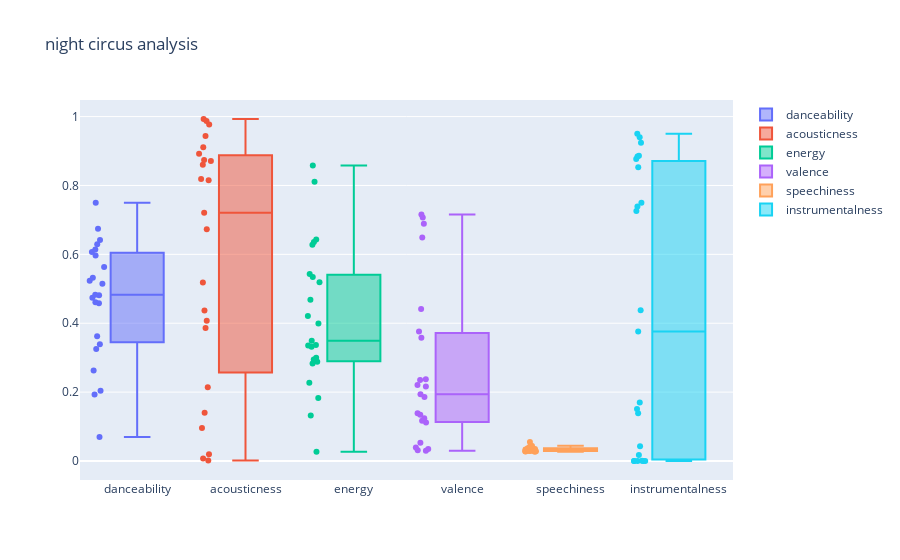

Write notebook code for a chart like this one.
### Code cell
test = play[play.playlist == 'night circus']
t1 = go.Box(y = test.danceability, name = 'danceability' , text = test.trackName,boxpoints="all")
#t2 = go.Box(y = test.loudness, name = 'loudness' , text = test.trackName)
t3 = go.Box(y = test.acousticness, name = 'acousticness' , text = test.trackName,boxpoints="all")
t4 = go.Box(y = test.energy, name = 'energy' , text = test.trackName,boxpoints="all" )
t5 = go.Box(y = test.valence, name = 'valence' , text = test.trackName,boxpoints="all")
t6 = go.Box(y = test.speechiness, name = 'speechiness' , text = test.trackName,boxpoints="all")
#t7 = go.Box(y = test.duration_m, name = 'duration_m' , text = test.trackName)
#t8 = go.Box(y = test.tempo, name = 'tempo' , text = test.trackName)
t9 = go.Box(y = test.instrumentalness, name = 'instrumentalness' , text = test.trackName,boxpoints="all")
data = [t1,t3,t4,t5,t6,t9]
layout = go.Layout( title = test.playlist.values[0] + ' analysis' )

fig = go.Figure(data=data, layout=layout)
iplot(fig)

### Figure 1 — Plotly figure (JSON) as saved in the notebook; plotly's stock layout.template omitted (floating-point values rounded to 4 significant figures)
{"data": [{"boxpoints": "all", "name": "danceability", "text": ["A Seated Night - Ambient Mix", "Vertigo Suite: I. Prelude", "Aria", "White Winter Hymnal", "The Trapeze Swinger", "Cosmic Love", "Signs", "Lonely Ghosts", "Sister Janet - B-Side Version; 2006 Remaster", "Behold! The Night Mare", "Cataracts", "Favorite Cities", "Why Does My Heart Feel So Bad?", "November", "Faded from the Winter", "Glued", "Candy", "Cinder and Smoke", "Waiting", "Playing in the Band - Live at the Fox Theatre, St. Louis, MO 12/10/71", "Grip", "Untitled #4 - Njósnavélin", "Green Green Grass Of Tunnel"], "type": "box", "y": [0.193, 0.0698, 0.515, 0.629, 0.607, 0.523, 0.614, 0.458, 0.461, 0.483, 0.339, 0.263, 0.597, 0.362, 0.563, 0.325, 0.532, 0.75, 0.674, 0.642, 0.481, 0.204, 0.474]}, {"boxpoints": "all", "name": "acousticness", "text": ["A Seated Night - Ambient Mix", "Vertigo Suite: I. Prelude", "Aria", "White Winter Hymnal", "The Trapeze Swinger", "Cosmic Love", "Signs", "Lonely Ghosts", "Sister Janet - B-Side Version; 2006 Remaster", "Behold! The Night Mare", "Cataracts", "Favorite Cities", "Why Does My Heart Feel So Bad?", "November", "Faded from the Winter", "Glued", "Candy", "Cinder and Smoke", "Waiting", "Playing in the Band - Live at the Fox Theatre, St. Louis, MO 12/10/71", "Grip", "Untitled #4 - Njósnavélin", "Green Green Grass Of Tunnel"], "type": "box", "y": [0.993, 0.911, 0.00734, 0.437, 0.892, 0.14, 0.0195, 0.987, 0.944, 0.0961, 0.819, 0.977, 0.00109, 0.214, 0.86, 0.871, 0.518, 0.874, 0.386, 0.673, 0.815, 0.407, 0.721]}, {"boxpoints": "all", "name": "energy", "text": ["A Seated Night - Ambient Mix", "Vertigo Suite: I. Prelude", "Aria", "White Winter Hymnal", "The Trapeze Swinger", "Cosmic Love", "Signs", "Lonely Ghosts", "Sister Janet - B-Side Version; 2006 Remaster", "Behold! The Night Mare", "Cataracts", "Favorite Cities", "Why Does My Heart Feel So Bad?", "November", "Faded from the Winter", "Glued", "Candy", "Cinder and Smoke", "Waiting", "Playing in the Band - Live at the Fox Theatre, St. Louis, MO 12/10/71", "Grip", "Untitled #4 - Njósnavélin", "Green Green Grass Of Tunnel"], "type": "box", "y": [0.132, 0.0272, 0.858, 0.534, 0.399, 0.811, 0.636, 0.335, 0.288, 0.468, 0.183, 0.227, 0.628, 0.295, 0.337, 0.349, 0.283, 0.3, 0.643, 0.332, 0.543, 0.421, 0.519]}, {"boxpoints": "all", "name": "valence", "text": ["A Seated Night - Ambient Mix", "Vertigo Suite: I. Prelude", "Aria", "White Winter Hymnal", "The Trapeze Swinger", "Cosmic Love", "Signs", "Lonely Ghosts", "Sister Janet - B-Side Version; 2006 Remaster", "Behold! The Night Mare", "Cataracts", "Favorite Cities", "Why Does My Heart Feel So Bad?", "November", "Faded from the Winter", "Glued", "Candy", "Cinder and Smoke", "Waiting", "Playing in the Band - Live at the Fox Theatre, St. Louis, MO 12/10/71", "Grip", "Untitled #4 - Njósnavélin", "Green Green Grass Of Tunnel"], "type": "box", "y": [0.0298, 0.0313, 0.716, 0.649, 0.689, 0.112, 0.216, 0.237, 0.235, 0.194, 0.134, 0.035, 0.0529, 0.186, 0.441, 0.0394, 0.139, 0.376, 0.358, 0.707, 0.124, 0.117, 0.221]}, {"boxpoints": "all", "name": "speechiness", "text": ["A Seated Night - Ambient Mix", "Vertigo Suite: I. Prelude", "Aria", "White Winter Hymnal", "The Trapeze Swinger", "Cosmic Love", "Signs", "Lonely Ghosts", "Sister Janet - B-Side Version; 2006 Remaster", "Behold! The Night Mare", "Cataracts", "Favorite Cities", "Why Does My Heart Feel So Bad?", "November", "Faded from the Winter", "Glued", "Candy", "Cinder and Smoke", "Waiting", "Playing in the Band - Live at the Fox Theatre, St. Louis, MO 12/10/71", "Grip", "Untitled #4 - Njósnavélin", "Green Green Grass Of Tunnel"], "type": "box", "y": [0.0409, 0.0326, 0.028, 0.0267, 0.036, 0.0373, 0.0288, 0.0331, 0.0274, 0.0287, 0.0324, 0.0351, 0.0348, 0.0285, 0.0292, 0.0555, 0.0307, 0.0318, 0.0436, 0.0325, 0.044, 0.0317, 0.0413]}, {"boxpoints": "all", "name": "instrumentalness", "text": ["A Seated Night - Ambient Mix", "Vertigo Suite: I. Prelude", "Aria", "White Winter Hymnal", "The Trapeze Swinger", "Cosmic Love", "Signs", "Lonely Ghosts", "Sister Janet - B-Side Version; 2006 Remaster", "Behold! The Night Mare", "Cataracts", "Favorite Cities", "Why Does My Heart Feel So Bad?", "November", "Faded from the Winter", "Glued", "Candy", "Cinder and Smoke", "Waiting", "Playing in the Band - Live at the Fox Theatre, St. Louis, MO 12/10/71", "Grip", "Untitled #4 - Njósnavélin", "Green Green Grass Of Tunnel"], "type": "box", "y": [0.924, 0.739, 0.0425, 3.33e-06, 0.000304, 0.000321, 0.376, 0.853, 1.06e-06, 0.0173, 0.000497, 0.95, 0.151, 0, 0.884, 0.886, 0.94, 0.877, 0.17, 0.139, 0.726, 0.75, 0.438]}], "layout": {"title": {"text": "night circus analysis"}}}
